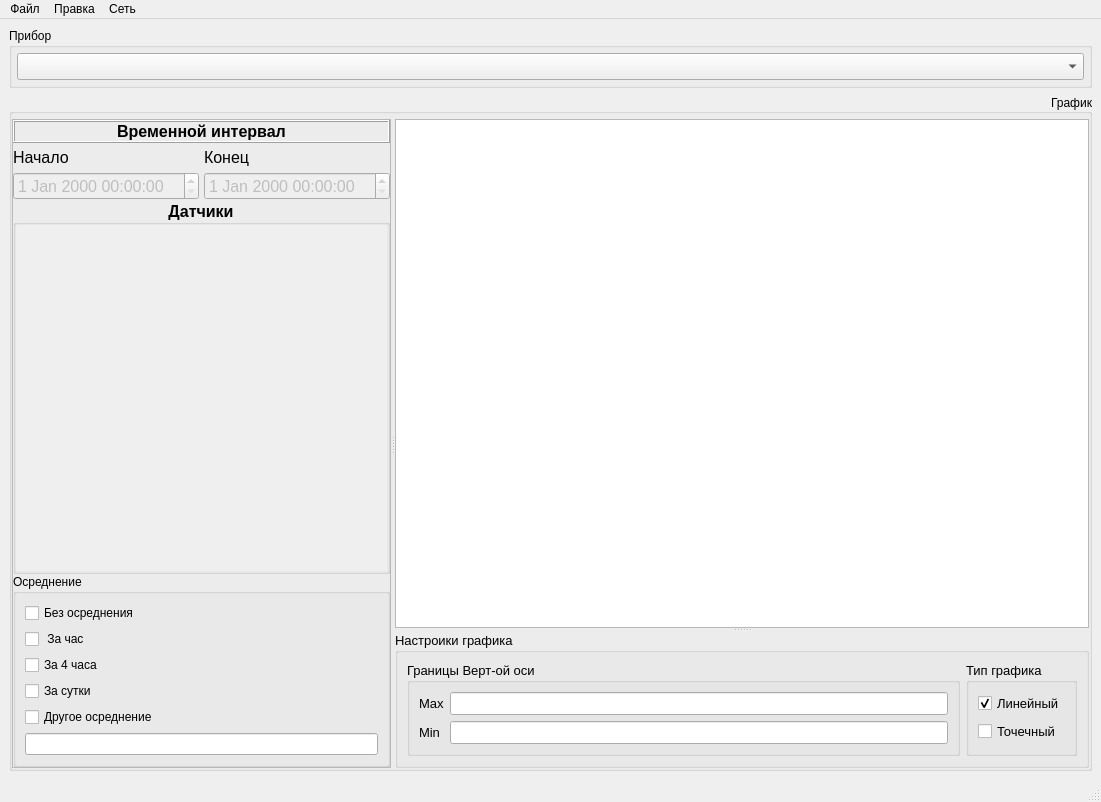
<?xml version="1.0" encoding="UTF-8"?>
<ui version="4.0">
 <class>MainWindow</class>
 <widget class="QMainWindow" name="MainWindow">
  <property name="geometry">
   <rect>
    <x>0</x>
    <y>0</y>
    <width>1101</width>
    <height>802</height>
   </rect>
  </property>
  <property name="windowTitle">
   <string>MainWindow</string>
  </property>
  <widget class="QWidget" name="centralwidget">
   <layout class="QVBoxLayout" name="verticalLayout" stretch="1,0">
    <property name="sizeConstraint">
     <enum>QLayout::SetDefaultConstraint</enum>
    </property>
    <item>
     <widget class="QGroupBox" name="groupBox">
      <property name="sizePolicy">
       <sizepolicy hsizetype="Preferred" vsizetype="Fixed">
        <horstretch>0</horstretch>
        <verstretch>0</verstretch>
       </sizepolicy>
      </property>
      <property name="title">
       <string>Прибор</string>
      </property>
      <property name="flat">
       <bool>false</bool>
      </property>
      <property name="checkable">
       <bool>false</bool>
      </property>
      <property name="checked">
       <bool>false</bool>
      </property>
      <layout class="QHBoxLayout" name="horizontalLayout" stretch="3">
       <property name="spacing">
        <number>14</number>
       </property>
       <property name="leftMargin">
        <number>5</number>
       </property>
       <property name="topMargin">
        <number>5</number>
       </property>
       <property name="rightMargin">
        <number>5</number>
       </property>
       <property name="bottomMargin">
        <number>5</number>
       </property>
       <item>
        <widget class="QComboBox" name="comboBox">
         <property name="font">
          <font>
           <pointsize>12</pointsize>
          </font>
         </property>
         <property name="contextMenuPolicy">
          <enum>Qt::DefaultContextMenu</enum>
         </property>
         <property name="editable">
          <bool>false</bool>
         </property>
         <property name="currentText">
          <string/>
         </property>
         <property name="placeholderText">
          <string>Откройте файл</string>
         </property>
         <property name="frame">
          <bool>true</bool>
         </property>
         <property name="modelColumn">
          <number>0</number>
         </property>
        </widget>
       </item>
      </layout>
     </widget>
    </item>
    <item>
     <widget class="QGroupBox" name="groupBox_2">
      <property name="title">
       <string>График</string>
      </property>
      <property name="alignment">
       <set>Qt::AlignRight|Qt::AlignTrailing|Qt::AlignVCenter</set>
      </property>
      <layout class="QHBoxLayout" name="horizontalLayout_2">
       <property name="spacing">
        <number>0</number>
       </property>
       <property name="leftMargin">
        <number>0</number>
       </property>
       <property name="topMargin">
        <number>5</number>
       </property>
       <property name="rightMargin">
        <number>0</number>
       </property>
       <property name="bottomMargin">
        <number>0</number>
       </property>
       <item>
        <widget class="QSplitter" name="splitter_2">
         <property name="orientation">
          <enum>Qt::Horizontal</enum>
         </property>
         <widget class="QFrame" name="frame">
          <property name="sizePolicy">
           <sizepolicy hsizetype="MinimumExpanding" vsizetype="Expanding">
            <horstretch>0</horstretch>
            <verstretch>0</verstretch>
           </sizepolicy>
          </property>
          <property name="frameShape">
           <enum>QFrame::StyledPanel</enum>
          </property>
          <property name="frameShadow">
           <enum>QFrame::Raised</enum>
          </property>
          <layout class="QGridLayout" name="gridLayout_5">
           <property name="leftMargin">
            <number>0</number>
           </property>
           <property name="topMargin">
            <number>0</number>
           </property>
           <property name="rightMargin">
            <number>0</number>
           </property>
           <property name="bottomMargin">
            <number>0</number>
           </property>
           <property name="spacing">
            <number>0</number>
           </property>
           <item row="0" column="0">
            <layout class="QVBoxLayout" name="verticalLayout_2">
             <item>
              <layout class="QGridLayout" name="gridLayout_2" rowstretch="1,0,0">
               <property name="sizeConstraint">
                <enum>QLayout::SetDefaultConstraint</enum>
               </property>
               <property name="spacing">
                <number>5</number>
               </property>
               <item row="2" column="1">
                <widget class="QDateTimeEdit" name="dateTime_end">
                 <property name="enabled">
                  <bool>false</bool>
                 </property>
                 <property name="sizePolicy">
                  <sizepolicy hsizetype="Minimum" vsizetype="Fixed">
                   <horstretch>0</horstretch>
                   <verstretch>0</verstretch>
                  </sizepolicy>
                 </property>
                 <property name="font">
                  <font>
                   <pointsize>12</pointsize>
                  </font>
                 </property>
                </widget>
               </item>
               <item row="1" column="0">
                <widget class="QLabel" name="label">
                 <property name="sizePolicy">
                  <sizepolicy hsizetype="Minimum" vsizetype="Fixed">
                   <horstretch>0</horstretch>
                   <verstretch>0</verstretch>
                  </sizepolicy>
                 </property>
                 <property name="font">
                  <font>
                   <pointsize>12</pointsize>
                  </font>
                 </property>
                 <property name="text">
                  <string>Начало</string>
                 </property>
                </widget>
               </item>
               <item row="0" column="0" colspan="2">
                <widget class="QLabel" name="label_3">
                 <property name="sizePolicy">
                  <sizepolicy hsizetype="Minimum" vsizetype="Fixed">
                   <horstretch>0</horstretch>
                   <verstretch>0</verstretch>
                  </sizepolicy>
                 </property>
                 <property name="font">
                  <font>
                   <pointsize>12</pointsize>
                   <weight>75</weight>
                   <bold>true</bold>
                  </font>
                 </property>
                 <property name="contextMenuPolicy">
                  <enum>Qt::NoContextMenu</enum>
                 </property>
                 <property name="layoutDirection">
                  <enum>Qt::LeftToRight</enum>
                 </property>
                 <property name="frameShape">
                  <enum>QFrame::Box</enum>
                 </property>
                 <property name="frameShadow">
                  <enum>QFrame::Raised</enum>
                 </property>
                 <property name="lineWidth">
                  <number>1</number>
                 </property>
                 <property name="midLineWidth">
                  <number>0</number>
                 </property>
                 <property name="text">
                  <string>Временной интервал</string>
                 </property>
                 <property name="alignment">
                  <set>Qt::AlignCenter</set>
                 </property>
                </widget>
               </item>
               <item row="2" column="0">
                <widget class="QDateTimeEdit" name="dateTime_begin">
                 <property name="enabled">
                  <bool>false</bool>
                 </property>
                 <property name="sizePolicy">
                  <sizepolicy hsizetype="Minimum" vsizetype="Fixed">
                   <horstretch>0</horstretch>
                   <verstretch>0</verstretch>
                  </sizepolicy>
                 </property>
                 <property name="font">
                  <font>
                   <pointsize>12</pointsize>
                  </font>
                 </property>
                 <property name="wrapping">
                  <bool>false</bool>
                 </property>
                </widget>
               </item>
               <item row="1" column="1">
                <widget class="QLabel" name="label_2">
                 <property name="sizePolicy">
                  <sizepolicy hsizetype="Minimum" vsizetype="Fixed">
                   <horstretch>0</horstretch>
                   <verstretch>0</verstretch>
                  </sizepolicy>
                 </property>
                 <property name="font">
                  <font>
                   <pointsize>12</pointsize>
                  </font>
                 </property>
                 <property name="text">
                  <string>Конец</string>
                 </property>
                </widget>
               </item>
              </layout>
             </item>
             <item>
              <widget class="QGroupBox" name="groupBox_3">
               <property name="sizePolicy">
                <sizepolicy hsizetype="Minimum" vsizetype="Preferred">
                 <horstretch>0</horstretch>
                 <verstretch>0</verstretch>
                </sizepolicy>
               </property>
               <property name="font">
                <font>
                 <pointsize>12</pointsize>
                 <weight>75</weight>
                 <bold>true</bold>
                </font>
               </property>
               <property name="mouseTracking">
                <bool>true</bool>
               </property>
               <property name="title">
                <string>Датчики</string>
               </property>
               <property name="alignment">
                <set>Qt::AlignCenter</set>
               </property>
               <property name="flat">
                <bool>true</bool>
               </property>
               <property name="checkable">
                <bool>false</bool>
               </property>
               <layout class="QGridLayout" name="gridLayout">
                <property name="sizeConstraint">
                 <enum>QLayout::SetDefaultConstraint</enum>
                </property>
                <property name="leftMargin">
                 <number>0</number>
                </property>
                <property name="topMargin">
                 <number>0</number>
                </property>
                <property name="rightMargin">
                 <number>0</number>
                </property>
                <property name="bottomMargin">
                 <number>0</number>
                </property>
                <property name="spacing">
                 <number>0</number>
                </property>
                <item row="0" column="0">
                 <widget class="QScrollArea" name="scrollArea">
                  <property name="frameShape">
                   <enum>QFrame::NoFrame</enum>
                  </property>
                  <property name="horizontalScrollBarPolicy">
                   <enum>Qt::ScrollBarAlwaysOff</enum>
                  </property>
                  <property name="widgetResizable">
                   <bool>true</bool>
                  </property>
                  <property name="alignment">
                   <set>Qt::AlignLeading|Qt::AlignLeft|Qt::AlignTop</set>
                  </property>
                  <widget class="QWidget" name="widget">
                   <property name="geometry">
                    <rect>
                     <x>0</x>
                     <y>0</y>
                     <width>375</width>
                     <height>187</height>
                    </rect>
                   </property>
                   <layout class="QGridLayout" name="gridLayout_3">
                    <property name="leftMargin">
                     <number>2</number>
                    </property>
                    <property name="topMargin">
                     <number>6</number>
                    </property>
                    <property name="rightMargin">
                     <number>6</number>
                    </property>
                    <property name="bottomMargin">
                     <number>6</number>
                    </property>
                    <property name="spacing">
                     <number>0</number>
                    </property>
                    <item row="1" column="0">
                     <layout class="QGridLayout" name="gridLayout_4" rowstretch="0" columnstretch="0">
                      <property name="horizontalSpacing">
                       <number>10</number>
                      </property>
                      <property name="verticalSpacing">
                       <number>12</number>
                      </property>
                     </layout>
                    </item>
                   </layout>
                  </widget>
                 </widget>
                </item>
               </layout>
              </widget>
             </item>
             <item>
              <widget class="QGroupBox" name="groupBox_5">
               <property name="sizePolicy">
                <sizepolicy hsizetype="Preferred" vsizetype="Preferred">
                 <horstretch>0</horstretch>
                 <verstretch>0</verstretch>
                </sizepolicy>
               </property>
               <property name="title">
                <string>Осреднение</string>
               </property>
               <layout class="QVBoxLayout" name="verticalLayout_3">
                <item>
                 <widget class="QCheckBox" name="ChB_Wout_Av">
                  <property name="sizePolicy">
                   <sizepolicy hsizetype="Preferred" vsizetype="Preferred">
                    <horstretch>0</horstretch>
                    <verstretch>0</verstretch>
                   </sizepolicy>
                  </property>
                  <property name="text">
                   <string>Без осреднения</string>
                  </property>
                  <property name="checkable">
                   <bool>false</bool>
                  </property>
                  <property name="checked">
                   <bool>false</bool>
                  </property>
                  <property name="autoExclusive">
                   <bool>true</bool>
                  </property>
                  <property name="tristate">
                   <bool>false</bool>
                  </property>
                 </widget>
                </item>
                <item>
                 <widget class="QCheckBox" name="ChB_H_Av">
                  <property name="sizePolicy">
                   <sizepolicy hsizetype="Preferred" vsizetype="Preferred">
                    <horstretch>0</horstretch>
                    <verstretch>0</verstretch>
                   </sizepolicy>
                  </property>
                  <property name="text">
                   <string> За час</string>
                  </property>
                  <property name="checkable">
                   <bool>false</bool>
                  </property>
                  <property name="autoExclusive">
                   <bool>true</bool>
                  </property>
                  <property name="tristate">
                   <bool>false</bool>
                  </property>
                 </widget>
                </item>
                <item>
                 <widget class="QCheckBox" name="ChB_4H_Av">
                  <property name="sizePolicy">
                   <sizepolicy hsizetype="Preferred" vsizetype="Preferred">
                    <horstretch>0</horstretch>
                    <verstretch>0</verstretch>
                   </sizepolicy>
                  </property>
                  <property name="text">
                   <string>За 4 часа</string>
                  </property>
                  <property name="checkable">
                   <bool>false</bool>
                  </property>
                  <property name="autoExclusive">
                   <bool>true</bool>
                  </property>
                 </widget>
                </item>
                <item>
                 <widget class="QCheckBox" name="ChB_24H_Av">
                  <property name="sizePolicy">
                   <sizepolicy hsizetype="Preferred" vsizetype="Preferred">
                    <horstretch>0</horstretch>
                    <verstretch>0</verstretch>
                   </sizepolicy>
                  </property>
                  <property name="text">
                   <string>За сутки</string>
                  </property>
                  <property name="checkable">
                   <bool>false</bool>
                  </property>
                  <property name="autoExclusive">
                   <bool>true</bool>
                  </property>
                 </widget>
                </item>
                <item>
                 <widget class="QCheckBox" name="ChB_Another_Av">
                  <property name="text">
                   <string>Другое осреднение</string>
                  </property>
                  <property name="autoExclusive">
                   <bool>true</bool>
                  </property>
                 </widget>
                </item>
                <item>
                 <widget class="QLineEdit" name="lineEdit_Athoter_Averange"/>
                </item>
               </layout>
              </widget>
             </item>
            </layout>
           </item>
          </layout>
         </widget>
         <widget class="QSplitter" name="splitter">
          <property name="sizePolicy">
           <sizepolicy hsizetype="Preferred" vsizetype="Expanding">
            <horstretch>1</horstretch>
            <verstretch>0</verstretch>
           </sizepolicy>
          </property>
          <property name="orientation">
           <enum>Qt::Vertical</enum>
          </property>
          <widget class="QChartView" name="graphicsView">
           <property name="sizePolicy">
            <sizepolicy hsizetype="Expanding" vsizetype="Preferred">
             <horstretch>0</horstretch>
             <verstretch>1</verstretch>
            </sizepolicy>
           </property>
           <property name="dragMode">
            <enum>QGraphicsView::NoDrag</enum>
           </property>
           <property name="transformationAnchor">
            <enum>QGraphicsView::NoAnchor</enum>
           </property>
           <property name="resizeAnchor">
            <enum>QGraphicsView::NoAnchor</enum>
           </property>
          </widget>
          <widget class="QGroupBox" name="groupBox_4">
           <property name="sizePolicy">
            <sizepolicy hsizetype="Preferred" vsizetype="Preferred">
             <horstretch>0</horstretch>
             <verstretch>0</verstretch>
            </sizepolicy>
           </property>
           <property name="font">
            <font>
             <pointsize>10</pointsize>
            </font>
           </property>
           <property name="title">
            <string>Настроики графика</string>
           </property>
           <layout class="QHBoxLayout" name="horizontalLayout_3">
            <item>
             <widget class="QGroupBox" name="groupBox_6">
              <property name="title">
               <string>Границы Верт-ой оси</string>
              </property>
              <layout class="QFormLayout" name="formLayout">
               <item row="0" column="0">
                <widget class="QLabel" name="label_4">
                 <property name="text">
                  <string>Max</string>
                 </property>
                </widget>
               </item>
               <item row="0" column="1">
                <widget class="QLineEdit" name="MaxY_ValueLine"/>
               </item>
               <item row="1" column="0">
                <widget class="QLabel" name="label_5">
                 <property name="text">
                  <string>Min</string>
                 </property>
                </widget>
               </item>
               <item row="1" column="1">
                <widget class="QLineEdit" name="MinY_ValueLine"/>
               </item>
              </layout>
             </widget>
            </item>
            <item>
             <widget class="QGroupBox" name="groupBox_7">
              <property name="title">
               <string>Тип графика</string>
              </property>
              <layout class="QVBoxLayout" name="verticalLayout_4">
               <item>
                <widget class="QCheckBox" name="ChB_TypeGraph_Line">
                 <property name="text">
                  <string>Линейный</string>
                 </property>
                 <property name="checked">
                  <bool>true</bool>
                 </property>
                 <property name="autoExclusive">
                  <bool>true</bool>
                 </property>
                </widget>
               </item>
               <item>
                <widget class="QCheckBox" name="ChB_TypeGraph_Point">
                 <property name="text">
                  <string>Точечный</string>
                 </property>
                 <property name="autoExclusive">
                  <bool>true</bool>
                 </property>
                </widget>
               </item>
              </layout>
             </widget>
            </item>
           </layout>
          </widget>
         </widget>
        </widget>
       </item>
      </layout>
     </widget>
    </item>
   </layout>
  </widget>
  <widget class="QMenuBar" name="menubar">
   <property name="geometry">
    <rect>
     <x>0</x>
     <y>0</y>
     <width>1101</width>
     <height>26</height>
    </rect>
   </property>
   <widget class="QMenu" name="menuFile">
    <property name="title">
     <string>Файл</string>
    </property>
    <addaction name="actionOpen"/>
    <addaction name="addFile"/>
    <addaction name="ExportTabe"/>
    <addaction name="Menu_export_server_report"/>
   </widget>
   <widget class="QMenu" name="menu">
    <property name="title">
     <string>Правка</string>
    </property>
    <addaction name="Clear"/>
   </widget>
   <widget class="QMenu" name="menu_2">
    <property name="title">
     <string>Сеть</string>
    </property>
    <addaction name="NetRequest"/>
   </widget>
   <addaction name="menuFile"/>
   <addaction name="menu"/>
   <addaction name="menu_2"/>
  </widget>
  <widget class="QStatusBar" name="statusBar">
   <property name="enabled">
    <bool>true</bool>
   </property>
   <property name="sizeGripEnabled">
    <bool>true</bool>
   </property>
  </widget>
  <action name="actionOpen">
   <property name="text">
    <string>Открыть</string>
   </property>
  </action>
  <action name="addFile">
   <property name="text">
    <string>Добавить</string>
   </property>
  </action>
  <action name="Clear">
   <property name="text">
    <string>Отчистить</string>
   </property>
  </action>
  <action name="NetRequest">
   <property name="checkable">
    <bool>true</bool>
   </property>
   <property name="enabled">
    <bool>false</bool>
   </property>
   <property name="text">
    <string>Запрос</string>
   </property>
  </action>
  <action name="ExportTabe">
   <property name="text">
    <string>Экспорт таблицы</string>
   </property>
  </action>
  <action name="Menu_export_server_report">
   <property name="text">
    <string>Экспорт отчёт по серверам</string>
   </property>
  </action>
 </widget>
 <customwidgets>
  <customwidget>
   <class>QChartView</class>
   <extends>QGraphicsView</extends>
   <header location="global">QtCharts</header>
  </customwidget>
 </customwidgets>
 <resources/>
 <connections/>
</ui>
